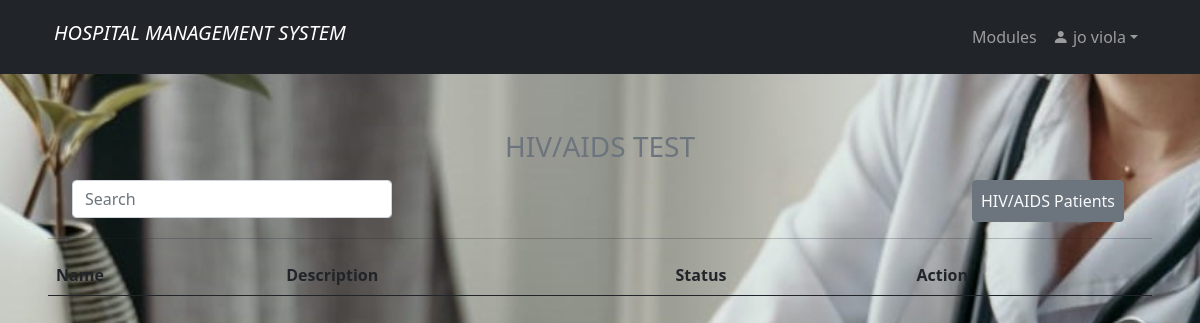
/hiv_test.php (signed in), run on an earlier commit of the app's database.
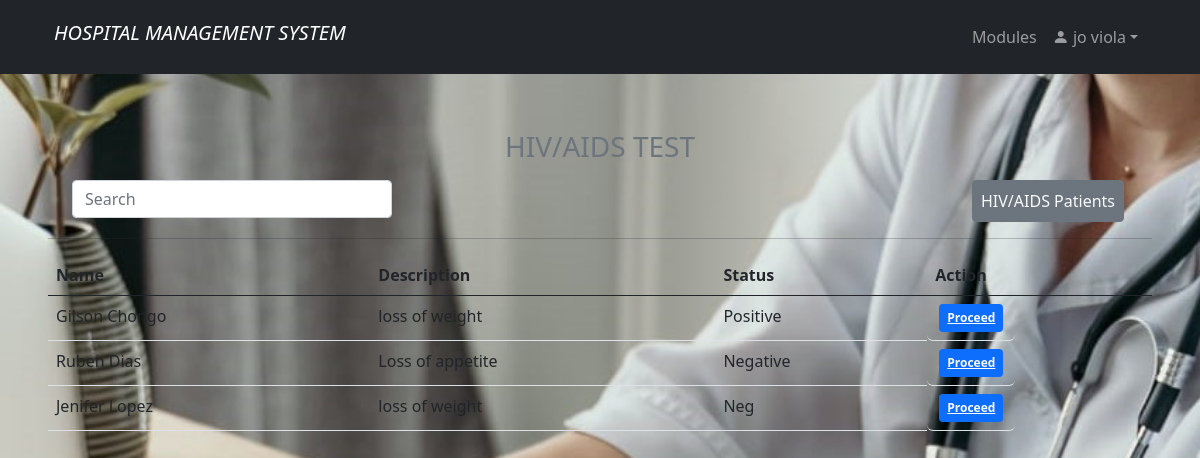
And on a later commit of the database.
### tables this page shows
CREATE TABLE `hiv_test` (
  `id` int(11) NOT NULL,
  `patient_id` varchar(30) NOT NULL,
  `patient_name` varchar(30) NOT NULL,
  `description` text NOT NULL,
  `statu` varchar(11) NOT NULL
);

### hiv_test.php (the view, shortened to what this page needs)
<?php
    include 'hiv_testdb.php';
    if (isset($_SESSION['id']) && isset($_SESSION['uname'])){
?>
<!doctype html>
<html lang="en">
    <head>
        <link href="https://cdn.jsdelivr.net/npm/bootstrap@5.2.2/dist/css/bootstrap.min.css" rel="stylesheet">
        <link rel="stylesheet" href="https://cdn.jsdelivr.net/npm/bootstrap-icons@1.3.0/font/bootstrap-icons.css">
        <link rel="stylesheet" href="style.css"/>
        <link rel="stylesheet" href="bootstrap-5.0.0/css/bootstrap.min.css"/>
    </head>
    <body>
     <?php
            include "unavbar.php";
        ?>
      <section class="p-4">
                <div class="p-4">
                <h3 class="text-center text-secondary p-2">
                    HIV/AIDS TEST
                </h3>
                <div class="container">
                    <div class="row">
                        <div class="col-md-6">
                            <input class="form-control me-1" id="myInput" style="width:100%; max-width:20rem" type="text" placeholder="Search" aria-label="Search">
                        </div>
                        <div class="col-md-6 text-end">
                            <a href="hiv_patients.php" class="btn btn-secondary text-light mx-1 p-2">HIV/AIDS Patients</a>
                        </div>
                    </div>
                </div>
                <?php
                    $sql = "SELECT * FROM hiv_test ORDER BY id DESC";
                    $result = $mysqli->query($sql);
                ?>
                <hr>
                        <table class="table table-hover" style="overflow:auto">
                            <thead class="table table-hover">
                                <tr>
                                    <th>Name</th>
                                    <th>Description</th>
                                    <th>Status</th>
                                    <th>Action</th>
                                </tr>
                            </thead>
                            <tbody id = "myTable">
                            <?php while($row = $result->fetch_assoc()) {
                                ?>
                                <tr>
                                    <td><?php echo $row['patient_name']; ?></td>
                                    <td><?php echo $row['description']; ?></td>
                                    <td><?php echo $row['statu']; ?></td>
                                    <td class="btn-group btn-group-justified">
                                         <a href="hiv_testing.php?test=<?php echo $row["patient_id"]; ?>" class="badge bg-primary text-light p-2 mx-1">Proceed</a>
                                    </td>
                                </tr>
                            <?php }?>
                            </tbody>
                        </table>
                </div>
    </section>
    </body>
</html>
<?php
    }else {
        header("Location: home.php");
        exit();
    }
?>

### unavbar.php (shortened to what this page needs)
<!doctype html>
<html lang="en">
    <head>
        <link rel="stylesheet" href="https://cdn.jsdelivr.net/npm/bootstrap-icons@1.3.0/font/bootstrap-icons.css">
        <link rel="stylesheet" href="style.css"/>
        <link rel="stylesheet" href="bootstrap-5.0.0/css/bootstrap.min.css"/>
    </head>
    <body>
        <nav class="navbar navbar-expand-lg bg-dark navbar-dark py-3">
            <div class="container">
                <h5 class="navbar-brand"><i>HOSPITAL MANAGEMENT SYSTEM</i></h5>
                <div class="collapse navbar-collapse" id="navmenu">
                    <ul class="navbar-nav ms-auto">
                        <li class="nav-item">
                            <a href="nurse_dashboard.php" class="nav-link"> Modules</a>
                        </li>
                        <li class="nav-item dropdown">
                            <a class="nav-link dropdown-toggle bi bi-person-fill" href="#" role="button" data-bs-toggle="dropdown" aria-expanded="false">
                            <?php echo $_SESSION['uname']; ?></a>
                        </li>
                    </ul>
                </div>
            </div>
        </nav>
    </body>
</html>

### style.css (style rules this page uses)
body { margin: 0; padding: 0; background: url(img/homepic.jpeg); background-size: 100%; font-family: sans-serif; }

What changed in the data, as far as the page shows it:
added hiv_test: patient_name "Gilson Chongo", description "loss of weight", statu "Positive"
added hiv_test: patient_name "Ruben Dias", description "Loss of appetite", statu "Negative"
added hiv_test: patient_name "Jenifer Lopez", description "loss of weight", statu "Neg"
